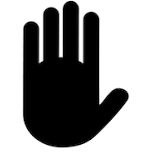
#> input picture moment/mom2.png, 153 x 166 px
$ python moment2.py   (older library calls are emulated)
#> lines starting #> are read from the running program, lines starting #| are printed output that depends on the picture; after the words box and inside, x2 and y2 are one past the last pixel; in counts of white or black regions, pixels touching at a corner belong together
import numpy as np
import cv2
pic = cv2.imread('mom2.png')
#> pic is the input picture: shape (166, 153, 3); min 0, max 255, mean 155.7
img=cv2.cvtColor(pic,cv2.COLOR_BGR2GRAY)

ret,thresh = cv2.threshold(img,127,255,0)
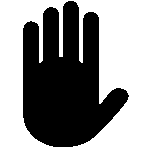
#> thresh: shape (166, 153); 60.8% white; 1 black region
_,contours,_ = cv2.findContours(thresh,cv2.RETR_LIST,cv2.CHAIN_APPROX_NONE)
#> contours = 2 contours; box (x1, y1, x2, y2) and area: (0, 0, 153, 166) 25080, (22, 0, 130, 148) 10308
print ("no. of conoturs detected =%d"%len(contours))
#| no. of conoturs detected =2
# [11 lines of commented-out code are left out]

cv2.imshow('img2',pic)

if cv2.waitKey(25) & 0xFF==ord('q'):
#> (key q is pressed here)
    cv2.destroyAllWindows()
